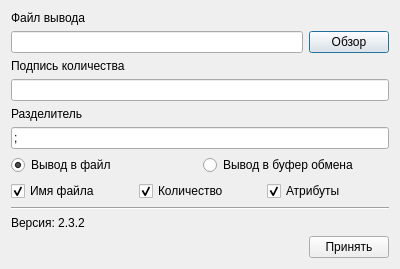
<?xml version="1.0" encoding="UTF-8"?>
<ui version="4.0">
 <class>ConfigWindow</class>
 <widget class="QDialog" name="ConfigWindow">
  <property name="geometry">
   <rect>
    <x>0</x>
    <y>0</y>
    <width>400</width>
    <height>261</height>
   </rect>
  </property>
  <property name="windowTitle">
   <string>Настройки</string>
  </property>
  <layout class="QVBoxLayout" name="verticalLayout">
   <item>
    <widget class="QLabel" name="label">
     <property name="text">
      <string>Файл вывода</string>
     </property>
    </widget>
   </item>
   <item>
    <layout class="QHBoxLayout" name="horizontalLayout">
     <item>
      <widget class="QLineEdit" name="lineEdit_outFile"/>
     </item>
     <item>
      <widget class="QPushButton" name="pushButton_selectOut">
       <property name="text">
        <string>Обзор</string>
       </property>
      </widget>
     </item>
    </layout>
   </item>
   <item>
    <widget class="QLabel" name="label_2">
     <property name="text">
      <string>Подпись количества</string>
     </property>
    </widget>
   </item>
   <item>
    <widget class="QLineEdit" name="lineEdit_countSign"/>
   </item>
   <item>
    <widget class="QLabel" name="label_3">
     <property name="text">
      <string>Разделитель</string>
     </property>
    </widget>
   </item>
   <item>
    <widget class="QLineEdit" name="lineEdit_splitter">
     <property name="text">
      <string>;</string>
     </property>
    </widget>
   </item>
   <item>
    <layout class="QHBoxLayout" name="horizontalLayout_3">
     <item>
      <widget class="QRadioButton" name="radioButton_fileOut">
       <property name="text">
        <string>Вывод в файл</string>
       </property>
       <property name="checked">
        <bool>true</bool>
       </property>
      </widget>
     </item>
     <item>
      <widget class="QRadioButton" name="radioButton_clipOut">
       <property name="text">
        <string>Вывод в буфер обмена</string>
       </property>
      </widget>
     </item>
    </layout>
   </item>
   <item>
    <layout class="QHBoxLayout" name="horizontalLayout_4">
     <item>
      <widget class="QCheckBox" name="checkBox_name">
       <property name="text">
        <string>Имя файла</string>
       </property>
       <property name="checked">
        <bool>true</bool>
       </property>
      </widget>
     </item>
     <item>
      <widget class="QCheckBox" name="checkBox_count">
       <property name="text">
        <string>Количество</string>
       </property>
       <property name="checked">
        <bool>true</bool>
       </property>
      </widget>
     </item>
     <item>
      <widget class="QCheckBox" name="checkBox_atrib">
       <property name="text">
        <string>Атрибуты</string>
       </property>
       <property name="checked">
        <bool>true</bool>
       </property>
      </widget>
     </item>
    </layout>
   </item>
   <item>
    <widget class="Line" name="line">
     <property name="orientation">
      <enum>Qt::Horizontal</enum>
     </property>
    </widget>
   </item>
   <item>
    <widget class="QLabel" name="label_4">
     <property name="text">
      <string>Версия: 2.3.2</string>
     </property>
    </widget>
   </item>
   <item>
    <layout class="QHBoxLayout" name="horizontalLayout_2">
     <item>
      <spacer name="horizontalSpacer">
       <property name="orientation">
        <enum>Qt::Horizontal</enum>
       </property>
       <property name="sizeHint" stdset="0">
        <size>
         <width>40</width>
         <height>20</height>
        </size>
       </property>
      </spacer>
     </item>
     <item>
      <widget class="QPushButton" name="pushButton_apply">
       <property name="sizePolicy">
        <sizepolicy hsizetype="Minimum" vsizetype="Fixed">
         <horstretch>0</horstretch>
         <verstretch>0</verstretch>
        </sizepolicy>
       </property>
       <property name="text">
        <string>Принять</string>
       </property>
      </widget>
     </item>
    </layout>
   </item>
  </layout>
 </widget>
 <resources/>
 <connections/>
</ui>
